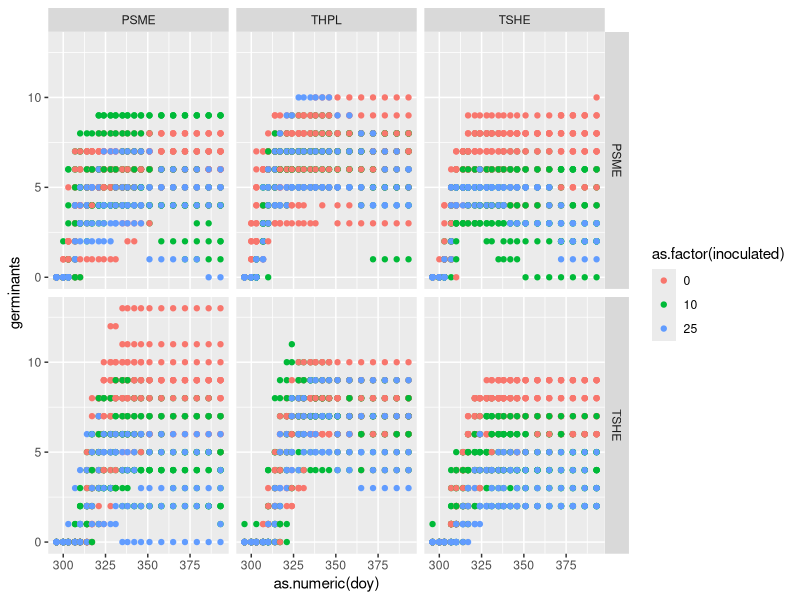
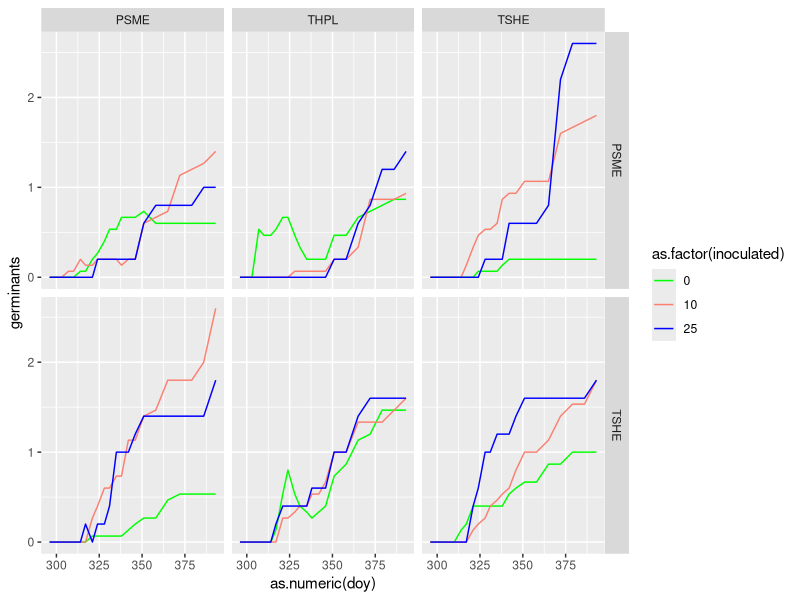
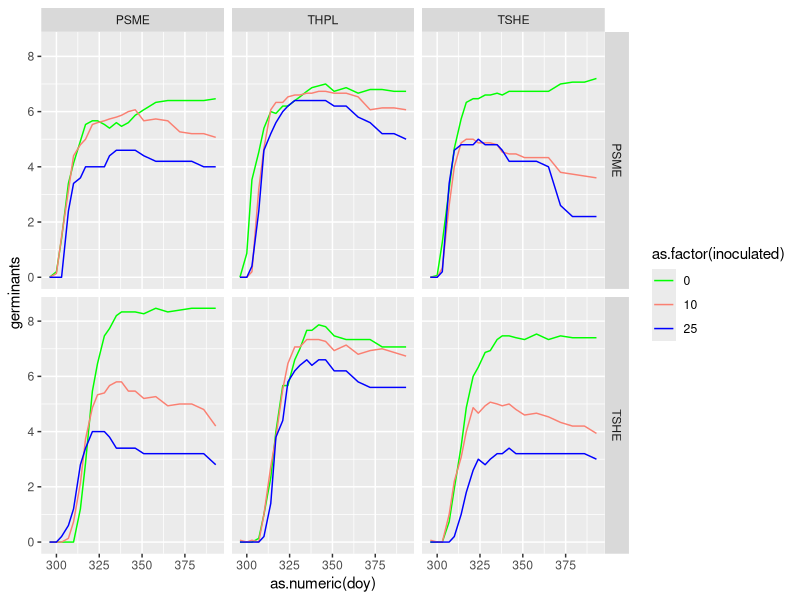
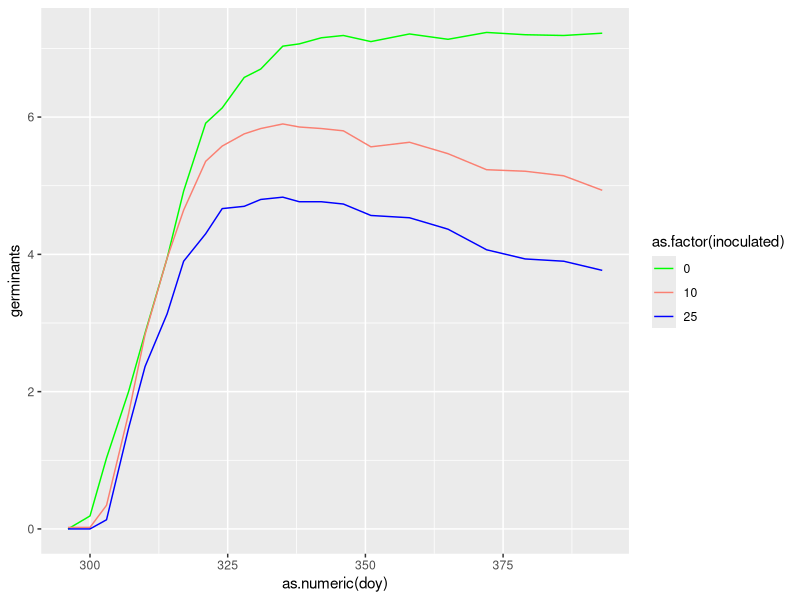
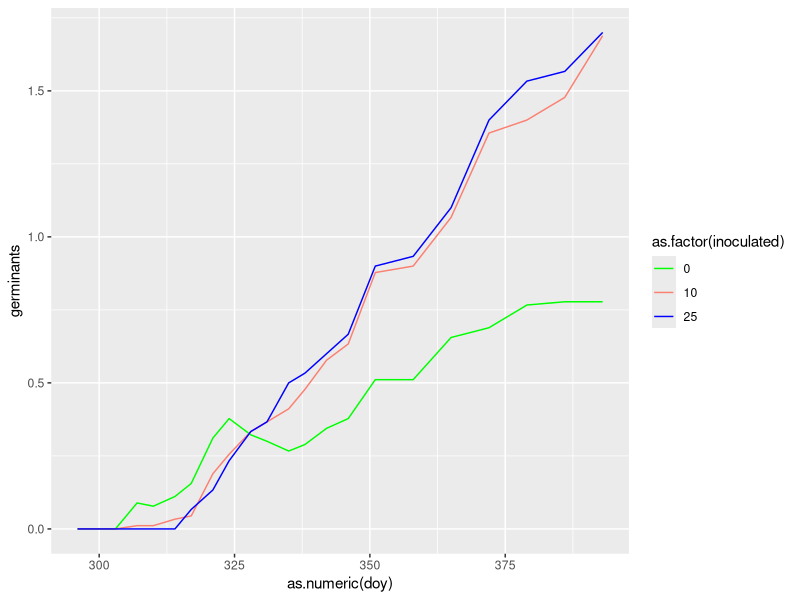
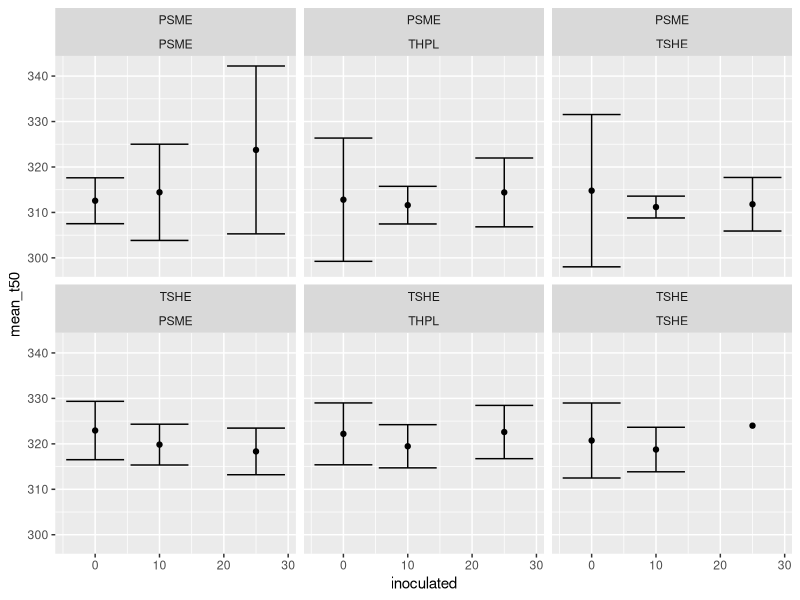
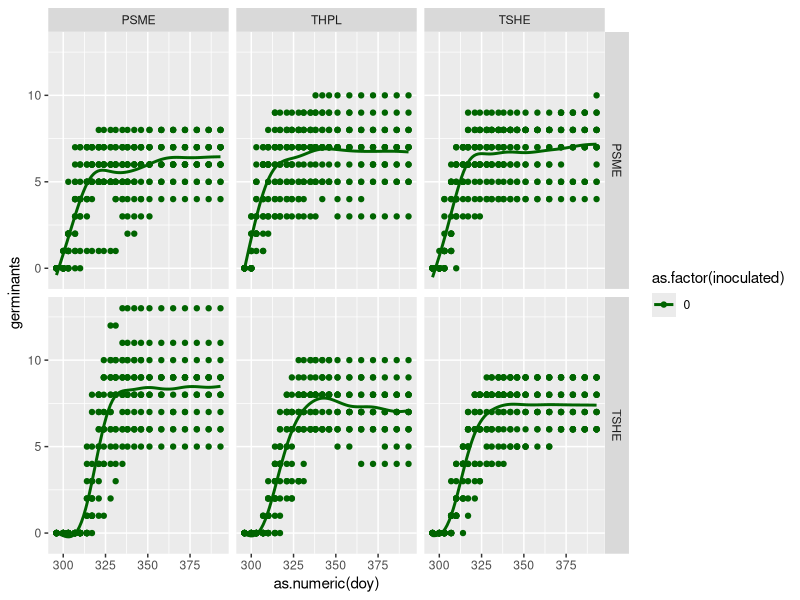
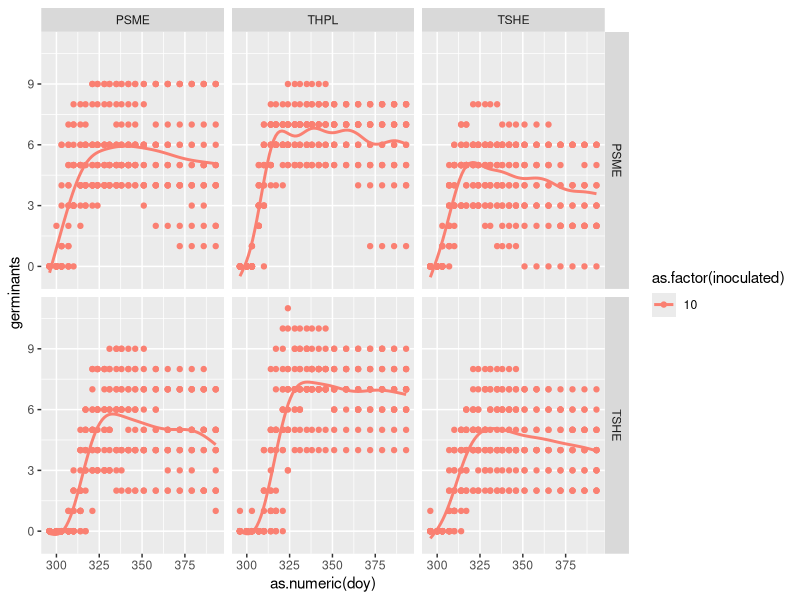

The R script that drew these images, in order:
## Started Boxing Day 2025 ##
## By Lizzie ##

## Working off germ_analysis a little ... but plotting##

# housekeeping
rm(list=ls())
options(stringsAsFactors=FALSE)

# Load libraries
library(ggplot2)
library(reshape)
library(tidyverse)

# set wd
# Update to include yours with ifelse

user <- Sys.info()[["user"]]

ifelse(
  user == "lizzie",
  "/Users/lizzie/Documents/git/projects/grephon/soilinoculation/analyses/",
  ifelse(
    user == "nolanmeier",
    "/Users/nolanmeier/git/morasoilinoculation/analyses",
    ifelse(
      user == "Xiaomao", 
      "C:/PhD/Project/morasoilinoculation/analyses",
      NA
    )
  )
)

# get the data!
# should be INPUT (not inputs)

# First, bring in full, most recent dataset (will talk to Mao about lab protocols for doing this)
seedsraw <- read.csv('inputs/germination_data.csv') # Full data set with alive and dead, from Jan. 2
seeds <- seedsraw[1:210,]
seeds[is.na(seeds)] <- 0 #  This works, all empty cells mean no germinants (of any kind) observed


seeds$seed_species <- str_trim(seeds$seed_species, side = "right")

# filter out all columns containing dead data
aliveraw <- seeds[, !grepl("dead", names(seeds))]
alive <- aliveraw

# filter out all columns containing alive data
deadraw <- seeds[, !grepl("alive", names(seeds))]
dead <- deadraw


# reshaping
library(reshape)
alivelong <-  melt(alive, id.var=c("soil_species", "seed_species", "inoculated_.", "pot", "notes"))
names(alivelong) <- c("soil_species", "seed_species", "inoculated", "pot", "notes", "doy", "germinants")

deadlong <- melt(dead, id.var=c("soil_species", "seed_species", "inoculated_.", "pot", "notes"))
names(deadlong) <- c("soil_species", "seed_species", "inoculated", "pot", "notes", "doy", "germinants")

# clean up the variable 
alivelong$doy <- substr(alivelong$doy, 2, 4)
deadlong$doy <- substr(deadlong$doy, 2, 4)
unique(alivelong$doy)

#quartz()
ggplot(alivelong, aes(x=as.numeric(doy), y=germinants, color=as.factor(inoculated))) +
	geom_point() + 
	facet_grid(seed_species~soil_species)
# Hmm, this looks like a good start, but ...
	# it would be better if we summarized the data by inoluction level using ggplot stats etc.
	# would be great to work on that next if someone has time!
	# and then we could do it for dead also. 

####### Working off the above to sort by inoculation ##########
####### Dec. 29, 2025, by Nolan ########
head(alivelong)

# summarize stats by grouping by inoculation level
# plot as lines
aliveplot <- ggplot(alivelong,
       aes(x = as.numeric(doy),
           y = germinants,
           color = as.factor(inoculated),
           group = inoculated)) +
  
  stat_summary(fun = mean, geom = "line") + 
  
  # to remove error bars
  # stat_summary(
  #   fun.data = mean_se,
  #   geom = "errorbar",
  #   width = 1
  # ) + 
  
  facet_grid(seed_species ~ soil_species)
  

##### Adding to the above but trying to start with the full data set ######
###### January 2, 2025, by Nolan ######

deadplot <- ggplot(deadlong,
       aes(x = as.numeric(doy),
           y = germinants,
           color = as.factor(inoculated),
           group = inoculated)) +
  
  stat_summary(fun = mean, geom = "line") + 
  
  # to remove error bars
  # stat_summary(
  #   fun.data = mean_se,
  #   geom = "errorbar",
  #   width = 1
  # ) + 
  
  facet_grid(seed_species ~ soil_species) 

####### Jan. 11, 2026 #########
###### Nolan, working to modify graphs #######

# Set the colour scale to match the tray labels 
deadplot + scale_color_manual(values=c("green", "salmon", "blue"))
aliveplot + scale_color_manual(values=c("green", "salmon", "blue"))

##### January 16, 2026 #########
# Combining all soil/seed treatments to only show inoculation effects, Nolan
germinants_by_inoculation <- alivelong %>%
  group_by(soil_species,seed_species) %>%
  ggplot(aes(x = as.numeric(doy),
      y = germinants,
      color = as.factor(inoculated),
      group = inoculated)) +
  
  stat_summary(fun = mean, geom = "line") + 
  scale_color_manual(values=c("green", "salmon", "blue"))
germinants_by_inoculation  

deaths_by_inoculation <- deadlong %>%
  group_by(soil_species,seed_species) %>%
  ggplot(aes(x = as.numeric(doy),
             y = germinants,
             color = as.factor(inoculated),
             group = inoculated)) +
  
  stat_summary(fun = mean, geom = "line") + 
  scale_color_manual(values=c("green", "salmon", "blue"))
deaths_by_inoculation


##### Working to do some more visualisations/calculations ######
## Jan. 31, Nolan #######

##### Add a column for plot_id to group by treatment
alivelong <- alivelong %>%
  mutate(germ_prop = germinants/10) %>%
  mutate(pot_id = paste(soil_species, seed_species,inoculated,sep = "_"))


T50 <- alivelong %>%
  arrange(pot_id,doy)%>%
  group_by(pot_id,pot)%>%
  filter(germ_prop >= 0.5)%>%
  slice(1)%>%
  ungroup()%>%
  select(pot_id,pot,t50_day = doy)
  


  #facet_wrap()
### Add the other variables to the df so they can be used for facet_wrap #####
T50_treatments <- T50%>%
  #group_by(pot_id)%>%
  #summarise(mean_t50 = mean(as.numeric(t50_day)))%>%
  mutate(soil_species = substr(pot_id,1,4))%>%
  mutate(seed_species = substr(pot_id,6,9))%>%
  mutate(inoculated = as.numeric(substr(pot_id,11,12)))%>%
  arrange(seed_species,soil_species)

T50_stats <- T50_treatments %>%
  group_by(pot_id)%>%
  summarise(mean_t50 = mean(as.numeric(t50_day)),
            sd_t50 = sd(as.numeric(t50_day)))%>%
  mutate(soil_species = substr(pot_id,1,4))%>%
  mutate(seed_species = substr(pot_id,6,9))%>%
  mutate(inoculated = as.numeric(substr(pot_id,11,12)))

ggplot(T50_stats,aes(x=inoculated,y=mean_t50,group=pot_id))+
  geom_point()+
  geom_errorbar(aes(ymin = mean_t50 - sd_t50,
                    ymax = mean_t50 + sd_t50)) + 
  facet_wrap(seed_species~soil_species)



######## Nolan, Feb. 9, 2026 #######
### Adding splines to the scatter plots done previously by Lizzie

spline_0 <- alivelong %>%
  filter(inoculated == 0)%>%
  ggplot(aes(x=as.numeric(doy), y=germinants, color=as.factor(inoculated))) +
  geom_point() + 
  geom_smooth(method = "gam",formula = y~s(x),se=FALSE)+
  facet_grid(seed_species~soil_species) + 
  scale_color_manual(values=c("darkgreen", "salmon", "skyblue"))
spline_0

spline_10 <- alivelong %>%
  filter(inoculated == 10)%>%
  ggplot(aes(x=as.numeric(doy), y=germinants, color=as.factor(inoculated))) +
  geom_point() + 
  geom_smooth(method = "gam",formula = y~s(x),se=FALSE)+
  facet_grid(seed_species~soil_species) + 
  scale_color_manual(values=c("salmon"))
spline_10

spline_25 <- alivelong %>%
  filter(inoculated == 25)%>%
  ggplot(aes(x=as.numeric(doy), y=germinants, color=as.factor(inoculated))) +
  geom_point() + 
  geom_smooth(method = "gam",formula = y~s(x),se=FALSE)+
  facet_grid(seed_species~soil_species) + 
  scale_color_manual(values=c("blue"))
spline_25


deadlong %>%
  filter(doy==393)%>%
  group_by(seed_species)%>%
  summarise(mean_dead = mean(germinants))

deadlong %>%
  filter(doy==393)%>%
  group_by(soil_species)%>%
  summarise(mean_dead = mean(germinants))

deadlong %>%
  filter(doy==393)%>%
  group_by(inoculated)%>%
  summarise(mean_dead = mean(germinants))
